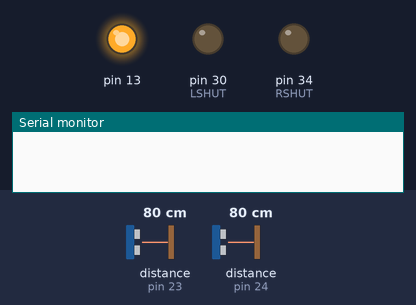
Bench run of a sketch on a simulated Arduino Mega 2560, built with avr-gcc and run on an emulated ATmega2560. Parts: output pins drawn as LEDs (lit = HIGH), the last lines printed to the serial monitor. The inputs (shaded band) are chosen by the test bench; at power-on: distance to the obstacle (sensors on pin 23, pin 24) 80 cm.

Above: at 0.1 s.
At 0.7 s:
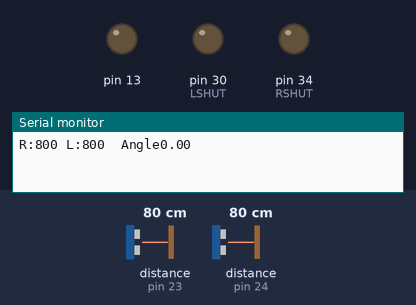
Timing chart, 0 to 2.2 s (numbered marks = the images above):
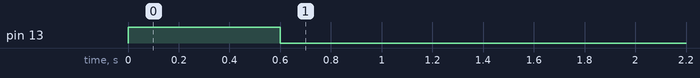

The sketch:

l53sensor.ino
```cpp
#include <math.h>
#include <Wire.h>
#include <VL53L0X.h>
#define PARALLAX 100 //２つのセンサー視差。mm。
#define LONG_RANGE
#define pi 3.14159265358979

VL53L0X sensorR;
VL53L0X sensorL;
int L_distance,R_distance;

#define LSHUT 30
#define RSHUT 34

double getAngle(int l, int r){
  double a = l-r;
  double b = PARALLAX; // (a/b) = tan
  double angle = atan(a/b) * (180/pi);
  return angle;
}

void setup() {
  pinMode(13,OUTPUT);
  digitalWrite(13,HIGH);
  pinMode(RSHUT, OUTPUT);
  pinMode(LSHUT, OUTPUT);
  digitalWrite(RSHUT, LOW);
  digitalWrite(LSHUT, LOW);

  delay(100);
  Wire.begin();

  pinMode(LSHUT, INPUT);
  delay(150);
  sensorL.init(true);
  delay(100);
  sensorL.setAddress((uint8_t)24);
  sensorL.setTimeout(500);


  pinMode(RSHUT, INPUT);
  delay(150);
  sensorR.init(true);
  delay(100);
  sensorR.setAddress((uint8_t)23);
  sensorR.setTimeout(500);

  #if defined LONG_RANGE //2200くらいまでレンジを広げる
  // lower the return signal rate limit (default is 0.25 MCPS)
  sensorR.setSignalRateLimit(0.1);
  // increase laser pulse periods (defaults are 14 and 10 PCLKs)
  sensorR.setVcselPulsePeriod(VL53L0X::VcselPeriodPreRange, 18);
  sensorR.setVcselPulsePeriod(VL53L0X::VcselPeriodFinalRange, 14);
    // lower the return signal rate limit (default is 0.25 MCPS)
  sensorL.setSignalRateLimit(0.1);
   //increase laser pulse periods (defaults are 14 and 10 PCLKs)
  sensorL.setVcselPulsePeriod(VL53L0X::VcselPeriodPreRange, 18);
  sensorL.setVcselPulsePeriod(VL53L0X::VcselPeriodFinalRange, 14);
#endif

  sensorL.startContinuous();
  sensorR.startContinuous();
  digitalWrite(13,LOW);

  Serial.begin(19200);
}

void loop(){
  R_distance = sensorR.readRangeContinuousMillimeters();
  L_distance = sensorL.readRangeContinuousMillimeters();
  Serial.print("R:");
  Serial.print(R_distance);
  Serial.print(" L:");
  Serial.print(L_distance);
  Serial.print("  Angle");
  Serial.println(getAngle(L_distance,R_distance));
  delay(100);
}
```
